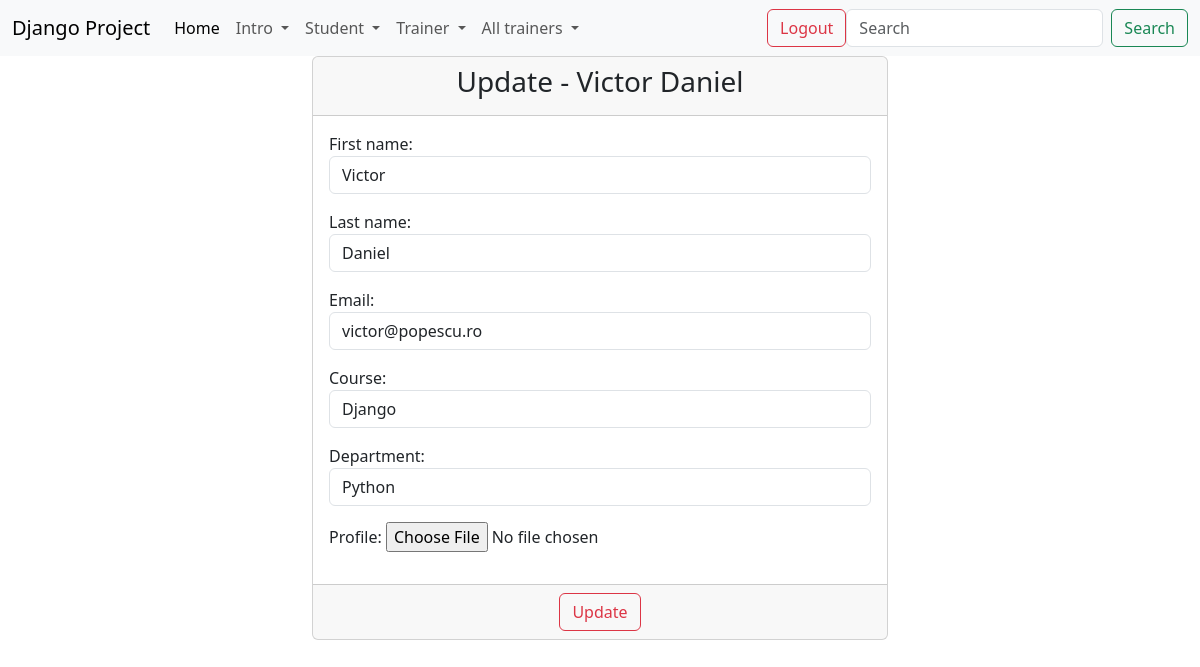
/update_trainer/3 (signed in), run on the app's committed database.
### trainer/models.py (models this page shows, shortened)
class Trainer(models.Model):
    first_name = models.CharField(max_length=20)
    last_name = models.CharField(max_length=20)
    course = models.CharField(max_length=40)
    email = models.EmailField(max_length=40)
    department = models.CharField(max_length=40)
    active = models.BooleanField(default=True)
    profile = models.ImageField(upload_to="trainer_profiles/", null=True, blank=True)
    create_at = models.DateTimeField(auto_now_add=True)
    updated_at = models.DateTimeField(auto_now=True)
    def __str__(self):
        return f"{self.first_name} {self.last_name}"

### trainer/views.py (the view)
# urls.py: path('update_trainer/<int:pk>', views.TrainerUpdateView.as_view(), name='update-trainer'),
class TrainerUpdateView(LoginRequiredMixin,UpdateView):
    template_name = 'trainer/update_trainer.html'
    model = Trainer
    form_class = TrainerUpdateForm
    success_url = reverse_lazy('list-trainers')

### trainer/forms.py
class TrainerUpdateForm(forms.ModelForm):
    class Meta:
        model = Trainer
        fields = ['first_name', 'last_name', 'email', 'course' , 'department','profile']
        widgets = {
            'first_name': TextInput(attrs={'class': 'form-control', 'placeholder': 'Please enter your first name'}),
            'last_name': TextInput(attrs={'class': 'form-control', 'placeholder': 'Please enter your last name'}),
            'course': TextInput(attrs={'class': 'form-control', 'placeholder': 'Please enter your last name'}),
            'email': EmailInput(attrs={'class': 'form-control', 'placeholder': 'Please enter your email'}),
            'department': TextInput(attrs={'class': 'form-control', 'placeholder': 'Please enter your departement'})
        }

### djangoProject/context_processors.py (called while the page is built)
def get_all_trainers(request):
    return { 'trainers' : Trainer.objects.filter(active=True) }

### templates/trainer/update_trainer.html (shortened to what this page needs)
{% extends 'base.html' %}
{% block content %}
    <div class="container-fluid">
        <div class="row">
            <div class="col-md-6 offset-md-3">
                <div class="card">
                    <div class="card-header">
                        <h3 class="text-center">Update - {{ trainer }}</h3>
                    </div>
                    <form method="post" enctype="multipart/form-data">
                        <div class="card-body">
                            {{ form.as_p }}
                        </div>
                        <div class="card-footer text-center">
                            <button type="submit" class="btn btn-outline-danger">Update</button>
                        </div>
                    </form>
                </div>
            </div>
        </div>
    </div>
{% endblock %}

### data on the page
Trainer: first_name+last_name "Victor Daniel", first_name "Victor", last_name "Daniel", email "victor@popescu.ro", course "Django", department "Python"
